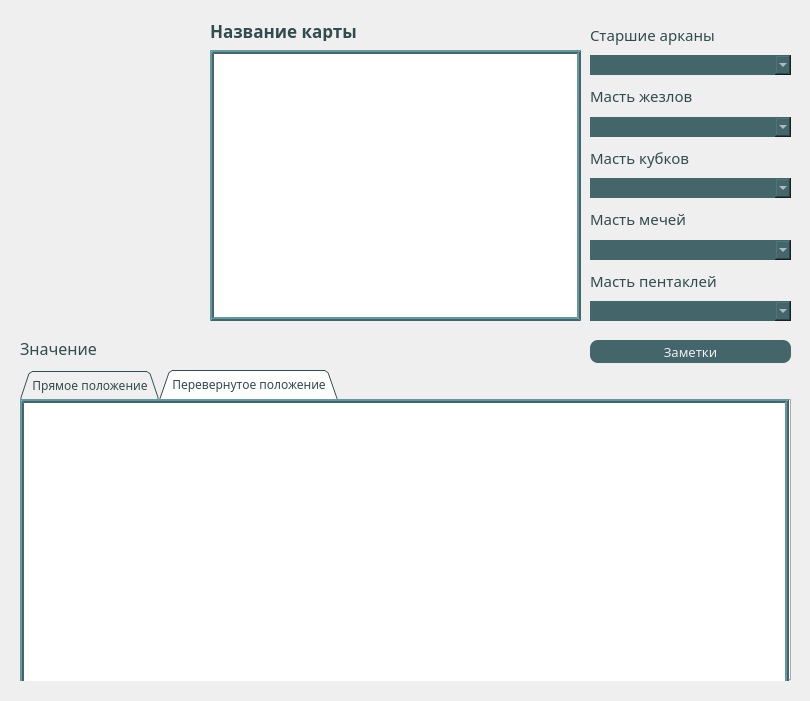
<?xml version="1.0" encoding="UTF-8"?>
<ui version="4.0">
 <class>MainWindow</class>
 <widget class="QMainWindow" name="MainWindow">
  <property name="geometry">
   <rect>
    <x>0</x>
    <y>0</y>
    <width>810</width>
    <height>701</height>
   </rect>
  </property>
  <property name="minimumSize">
   <size>
    <width>810</width>
    <height>701</height>
   </size>
  </property>
  <property name="maximumSize">
   <size>
    <width>810</width>
    <height>701</height>
   </size>
  </property>
  <property name="windowTitle">
   <string>MainWindow</string>
  </property>
  <widget class="QWidget" name="centralwidget">
   <widget class="QLabel" name="name">
    <property name="geometry">
     <rect>
      <x>210</x>
      <y>20</y>
      <width>371</width>
      <height>21</height>
     </rect>
    </property>
    <property name="font">
     <font>
      <family>Century Gothic</family>
      <pointsize>13</pointsize>
      <weight>75</weight>
      <bold>true</bold>
     </font>
    </property>
    <property name="styleSheet">
     <string notr="true">color: rgb(50, 75, 78);</string>
    </property>
    <property name="text">
     <string>Название карты</string>
    </property>
   </widget>
   <widget class="QPlainTextEdit" name="description">
    <property name="enabled">
     <bool>true</bool>
    </property>
    <property name="geometry">
     <rect>
      <x>210</x>
      <y>50</y>
      <width>371</width>
      <height>271</height>
     </rect>
    </property>
    <property name="font">
     <font>
      <family>Century Gothic</family>
      <pointsize>10</pointsize>
     </font>
    </property>
    <property name="styleSheet">
     <string notr="true">border: 4px ridge rgb(68, 102, 106);
</string>
    </property>
    <property name="readOnly">
     <bool>true</bool>
    </property>
   </widget>
   <widget class="QLabel" name="image">
    <property name="enabled">
     <bool>true</bool>
    </property>
    <property name="geometry">
     <rect>
      <x>20</x>
      <y>20</y>
      <width>181</width>
      <height>301</height>
     </rect>
    </property>
    <property name="font">
     <font>
      <family>Century Gothic</family>
     </font>
    </property>
    <property name="styleSheet">
     <string notr="true"/>
    </property>
    <property name="lineWidth">
     <number>2</number>
    </property>
    <property name="text">
     <string/>
    </property>
   </widget>
   <widget class="QWidget" name="verticalLayoutWidget">
    <property name="geometry">
     <rect>
      <x>590</x>
      <y>20</y>
      <width>201</width>
      <height>301</height>
     </rect>
    </property>
    <property name="font">
     <font>
      <family>Century Gothic</family>
     </font>
    </property>
    <layout class="QVBoxLayout" name="verticalLayout">
     <property name="spacing">
      <number>6</number>
     </property>
     <item>
      <widget class="QLabel" name="label_2">
       <property name="font">
        <font>
         <family>Century Gothic</family>
         <pointsize>11</pointsize>
        </font>
       </property>
       <property name="styleSheet">
        <string notr="true">color: rgb(50, 75, 78);</string>
       </property>
       <property name="text">
        <string>Старшие арканы</string>
       </property>
      </widget>
     </item>
     <item>
      <widget class="QComboBox" name="senior">
       <property name="minimumSize">
        <size>
         <width>0</width>
         <height>20</height>
        </size>
       </property>
       <property name="font">
        <font>
         <family>Century Gothic</family>
         <pointsize>10</pointsize>
        </font>
       </property>
       <property name="styleSheet">
        <string notr="true">background-color: rgb(68, 102, 106);
color: rgb(239, 239, 239);
border-radius: 0px</string>
       </property>
       <property name="currentText">
        <string/>
       </property>
       <item>
        <property name="text">
         <string/>
        </property>
       </item>
       <item>
        <property name="text">
         <string>Аркан 0. Шут</string>
        </property>
       </item>
       <item>
        <property name="text">
         <string>Аркан I. Маг</string>
        </property>
       </item>
       <item>
        <property name="text">
         <string>Аркан II. Верховная Жрица</string>
        </property>
       </item>
       <item>
        <property name="text">
         <string>Аркан III. Императрица</string>
        </property>
       </item>
       <item>
        <property name="text">
         <string>Аркан IV. Император</string>
        </property>
       </item>
       <item>
        <property name="text">
         <string>Аркан V. Иерофант</string>
        </property>
       </item>
       <item>
        <property name="text">
         <string>Аркан VI. Влюбленные</string>
        </property>
       </item>
       <item>
        <property name="text">
         <string>Аркан VII. Колесница</string>
        </property>
       </item>
       <item>
        <property name="text">
         <string>Аркан VIII. Сила</string>
        </property>
       </item>
       <item>
        <property name="text">
         <string>Аркан IX. Отшельник</string>
        </property>
       </item>
       <item>
        <property name="text">
         <string>Аркан X. Колесо Фортуны</string>
        </property>
       </item>
       <item>
        <property name="text">
         <string>Аркан XI. Справедливость</string>
        </property>
       </item>
       <item>
        <property name="text">
         <string>Аркан XII. Повешенный</string>
        </property>
       </item>
       <item>
        <property name="text">
         <string>Аркан XIII. Смерть</string>
        </property>
       </item>
       <item>
        <property name="text">
         <string>Аркан XIV. Умеренность</string>
        </property>
       </item>
       <item>
        <property name="text">
         <string>Аркан XV. Дьявол</string>
        </property>
       </item>
       <item>
        <property name="text">
         <string>Аркан XVI. Башня</string>
        </property>
       </item>
       <item>
        <property name="text">
         <string>Аркан XVII. Звезда</string>
        </property>
       </item>
       <item>
        <property name="text">
         <string>Аркан XVIII. Луна</string>
        </property>
       </item>
       <item>
        <property name="text">
         <string>Аркан XIX. Солнце</string>
        </property>
       </item>
       <item>
        <property name="text">
         <string>Аркан XX. Страшный Суд</string>
        </property>
       </item>
       <item>
        <property name="text">
         <string>Аркан XXI. Мир</string>
        </property>
       </item>
      </widget>
     </item>
     <item>
      <widget class="QLabel" name="label_3">
       <property name="font">
        <font>
         <family>Century Gothic</family>
         <pointsize>11</pointsize>
        </font>
       </property>
       <property name="styleSheet">
        <string notr="true">color: rgb(50, 75, 78);</string>
       </property>
       <property name="text">
        <string>Масть жезлов</string>
       </property>
      </widget>
     </item>
     <item>
      <widget class="QComboBox" name="wands">
       <property name="minimumSize">
        <size>
         <width>0</width>
         <height>20</height>
        </size>
       </property>
       <property name="font">
        <font>
         <family>Century Gothic</family>
         <pointsize>10</pointsize>
        </font>
       </property>
       <property name="styleSheet">
        <string notr="true">background-color: rgb(68, 102, 106);
color: rgb(239, 239, 239);
border-radius: 0px</string>
       </property>
       <item>
        <property name="text">
         <string/>
        </property>
       </item>
       <item>
        <property name="text">
         <string>Туз жезлов</string>
        </property>
       </item>
       <item>
        <property name="text">
         <string>Двойка жезлов</string>
        </property>
       </item>
       <item>
        <property name="text">
         <string>Тройка жезлов</string>
        </property>
       </item>
       <item>
        <property name="text">
         <string>Четверка жезлов</string>
        </property>
       </item>
       <item>
        <property name="text">
         <string>Пятерка жезлов</string>
        </property>
       </item>
       <item>
        <property name="text">
         <string>Шестерка жезлов</string>
        </property>
       </item>
       <item>
        <property name="text">
         <string>Семерка жезлов</string>
        </property>
       </item>
       <item>
        <property name="text">
         <string>Восьмерка жезлов</string>
        </property>
       </item>
       <item>
        <property name="text">
         <string>Девятка жезлов</string>
        </property>
       </item>
       <item>
        <property name="text">
         <string>Десятка жезлов</string>
        </property>
       </item>
       <item>
        <property name="text">
         <string>Паж жезлов</string>
        </property>
       </item>
       <item>
        <property name="text">
         <string>Рыцарь жезлов</string>
        </property>
       </item>
       <item>
        <property name="text">
         <string>Королева жезлов</string>
        </property>
       </item>
       <item>
        <property name="text">
         <string>Король жезлов</string>
        </property>
       </item>
      </widget>
     </item>
     <item>
      <widget class="QLabel" name="label_4">
       <property name="font">
        <font>
         <family>Century Gothic</family>
         <pointsize>11</pointsize>
        </font>
       </property>
       <property name="styleSheet">
        <string notr="true">color: rgb(50, 75, 78);</string>
       </property>
       <property name="text">
        <string>Масть кубков</string>
       </property>
      </widget>
     </item>
     <item>
      <widget class="QComboBox" name="cups">
       <property name="minimumSize">
        <size>
         <width>0</width>
         <height>20</height>
        </size>
       </property>
       <property name="font">
        <font>
         <family>Century Gothic</family>
         <pointsize>10</pointsize>
        </font>
       </property>
       <property name="styleSheet">
        <string notr="true">background-color: rgb(68, 102, 106);
color: rgb(239, 239, 239);
border-radius: 0px</string>
       </property>
       <item>
        <property name="text">
         <string/>
        </property>
       </item>
       <item>
        <property name="text">
         <string>Туз кубков</string>
        </property>
       </item>
       <item>
        <property name="text">
         <string>Двойка кубков</string>
        </property>
       </item>
       <item>
        <property name="text">
         <string>Тройка кубков</string>
        </property>
       </item>
       <item>
        <property name="text">
         <string>Четверка кубков</string>
        </property>
       </item>
       <item>
        <property name="text">
         <string>Пятерка кубков</string>
        </property>
       </item>
       <item>
        <property name="text">
         <string>Шестерка кубков</string>
        </property>
       </item>
       <item>
        <property name="text">
         <string>Семерка кубков</string>
        </property>
       </item>
       <item>
        <property name="text">
         <string>Восьмерка кубков</string>
        </property>
       </item>
       <item>
        <property name="text">
         <string>Девятка кубков</string>
        </property>
       </item>
       <item>
        <property name="text">
         <string>Десятка кубков</string>
        </property>
       </item>
       <item>
        <property name="text">
         <string>Паж кубков</string>
        </property>
       </item>
       <item>
        <property name="text">
         <string>Рыцарь кубков</string>
        </property>
       </item>
       <item>
        <property name="text">
         <string>Королева кубков</string>
        </property>
       </item>
       <item>
        <property name="text">
         <string>Король кубков</string>
        </property>
       </item>
      </widget>
     </item>
     <item>
      <widget class="QLabel" name="label_5">
       <property name="font">
        <font>
         <family>Century Gothic</family>
         <pointsize>11</pointsize>
        </font>
       </property>
       <property name="styleSheet">
        <string notr="true">color: rgb(50, 75, 78);</string>
       </property>
       <property name="text">
        <string>Масть мечей</string>
       </property>
      </widget>
     </item>
     <item>
      <widget class="QComboBox" name="swords">
       <property name="minimumSize">
        <size>
         <width>0</width>
         <height>20</height>
        </size>
       </property>
       <property name="font">
        <font>
         <family>Century Gothic</family>
         <pointsize>10</pointsize>
        </font>
       </property>
       <property name="styleSheet">
        <string notr="true">background-color: rgb(68, 102, 106);
color: rgb(239, 239, 239);
border-radius: 0px</string>
       </property>
       <item>
        <property name="text">
         <string/>
        </property>
       </item>
       <item>
        <property name="text">
         <string>Туз мечей</string>
        </property>
       </item>
       <item>
        <property name="text">
         <string>Двойка мечей</string>
        </property>
       </item>
       <item>
        <property name="text">
         <string>Тройка мечей</string>
        </property>
       </item>
       <item>
        <property name="text">
         <string>Четверка мечей</string>
        </property>
       </item>
       <item>
        <property name="text">
         <string>Пятерка мечей</string>
        </property>
       </item>
       <item>
        <property name="text">
         <string>Шестерка мечей</string>
        </property>
       </item>
       <item>
        <property name="text">
         <string>Семерка мечей</string>
        </property>
       </item>
       <item>
        <property name="text">
         <string>Восьмерка мечей</string>
        </property>
       </item>
       <item>
        <property name="text">
         <string>Девятка мечей</string>
        </property>
       </item>
       <item>
        <property name="text">
         <string>Десятка мечей</string>
        </property>
       </item>
       <item>
        <property name="text">
         <string>Паж мечей</string>
        </property>
       </item>
       <item>
        <property name="text">
         <string>Рыцарь мечей</string>
        </property>
       </item>
       <item>
        <property name="text">
         <string>Королева мечей</string>
        </property>
       </item>
       <item>
        <property name="text">
         <string>Король мечей</string>
        </property>
       </item>
      </widget>
     </item>
     <item>
      <widget class="QLabel" name="label_6">
       <property name="font">
        <font>
         <family>Century Gothic</family>
         <pointsize>11</pointsize>
        </font>
       </property>
       <property name="styleSheet">
        <string notr="true">color: rgb(50, 75, 78);</string>
       </property>
       <property name="text">
        <string>Масть пентаклей</string>
       </property>
      </widget>
     </item>
     <item>
      <widget class="QComboBox" name="pentacles">
       <property name="minimumSize">
        <size>
         <width>0</width>
         <height>20</height>
        </size>
       </property>
       <property name="font">
        <font>
         <family>Century Gothic</family>
         <pointsize>10</pointsize>
        </font>
       </property>
       <property name="styleSheet">
        <string notr="true">background-color: rgb(68, 102, 106);
color: rgb(239, 239, 239);
border-radius: 0px</string>
       </property>
       <item>
        <property name="text">
         <string/>
        </property>
       </item>
       <item>
        <property name="text">
         <string>Туз пентаклей</string>
        </property>
       </item>
       <item>
        <property name="text">
         <string>Двойка пентаклей</string>
        </property>
       </item>
       <item>
        <property name="text">
         <string>Тройка пентаклей</string>
        </property>
       </item>
       <item>
        <property name="text">
         <string>Четверка пентаклей</string>
        </property>
       </item>
       <item>
        <property name="text">
         <string>Пятерка пентаклей</string>
        </property>
       </item>
       <item>
        <property name="text">
         <string>Шестерка пентаклей</string>
        </property>
       </item>
       <item>
        <property name="text">
         <string>Семерка пентаклей</string>
        </property>
       </item>
       <item>
        <property name="text">
         <string>Восьмерка пентаклей</string>
        </property>
       </item>
       <item>
        <property name="text">
         <string>Девятка пентаклей</string>
        </property>
       </item>
       <item>
        <property name="text">
         <string>Десятка пентаклей</string>
        </property>
       </item>
       <item>
        <property name="text">
         <string>Паж пентаклей</string>
        </property>
       </item>
       <item>
        <property name="text">
         <string>Рыцарь пентаклей</string>
        </property>
       </item>
       <item>
        <property name="text">
         <string>Королева пентаклей</string>
        </property>
       </item>
       <item>
        <property name="text">
         <string>Король пентаклей</string>
        </property>
       </item>
      </widget>
     </item>
    </layout>
   </widget>
   <widget class="QLabel" name="label_8">
    <property name="geometry">
     <rect>
      <x>20</x>
      <y>340</y>
      <width>151</width>
      <height>16</height>
     </rect>
    </property>
    <property name="font">
     <font>
      <family>Century Gothic</family>
      <pointsize>12</pointsize>
     </font>
    </property>
    <property name="styleSheet">
     <string notr="true">color: rgb(50, 75, 78);</string>
    </property>
    <property name="text">
     <string>Значение</string>
    </property>
   </widget>
   <widget class="QTabWidget" name="meaning">
    <property name="geometry">
     <rect>
      <x>20</x>
      <y>370</y>
      <width>771</width>
      <height>311</height>
     </rect>
    </property>
    <property name="font">
     <font>
      <family>Century Gothic</family>
      <pointsize>9</pointsize>
     </font>
    </property>
    <property name="styleSheet">
     <string notr="true">border-color:rgb(68, 102, 106);
color: rgb(50, 75, 78);</string>
    </property>
    <property name="tabShape">
     <enum>QTabWidget::Triangular</enum>
    </property>
    <property name="currentIndex">
     <number>1</number>
    </property>
    <widget class="QWidget" name="tab">
     <attribute name="title">
      <string>Прямое положение</string>
     </attribute>
     <widget class="QTextEdit" name="direct">
      <property name="geometry">
       <rect>
        <x>0</x>
        <y>0</y>
        <width>769</width>
        <height>290</height>
       </rect>
      </property>
      <property name="font">
       <font>
        <family>Century Gothic</family>
        <pointsize>10</pointsize>
       </font>
      </property>
      <property name="styleSheet">
       <string notr="true">border: 4px ridge rgb(68, 102, 106);
color: rgb(50, 75, 78);</string>
      </property>
      <property name="readOnly">
       <bool>true</bool>
      </property>
     </widget>
    </widget>
    <widget class="QWidget" name="tab_2">
     <attribute name="title">
      <string>Перевернутое положение</string>
     </attribute>
     <widget class="QTextEdit" name="inverted">
      <property name="geometry">
       <rect>
        <x>0</x>
        <y>0</y>
        <width>769</width>
        <height>290</height>
       </rect>
      </property>
      <property name="font">
       <font>
        <family>Century Gothic</family>
        <pointsize>10</pointsize>
       </font>
      </property>
      <property name="styleSheet">
       <string notr="true">border: 4px ridge rgb(68, 102, 106);
color: rgb(50, 75, 78);</string>
      </property>
      <property name="readOnly">
       <bool>true</bool>
      </property>
     </widget>
    </widget>
   </widget>
   <widget class="QPushButton" name="btn_notes">
    <property name="geometry">
     <rect>
      <x>590</x>
      <y>340</y>
      <width>201</width>
      <height>23</height>
     </rect>
    </property>
    <property name="font">
     <font>
      <family>Century Gothic</family>
      <pointsize>10</pointsize>
     </font>
    </property>
    <property name="styleSheet">
     <string notr="true">background-color: rgb(68, 102, 106);
color: rgb(239, 239, 239);
border-radius: 8px</string>
    </property>
    <property name="text">
     <string>Заметки</string>
    </property>
   </widget>
  </widget>
 </widget>
 <resources/>
 <connections/>
</ui>
